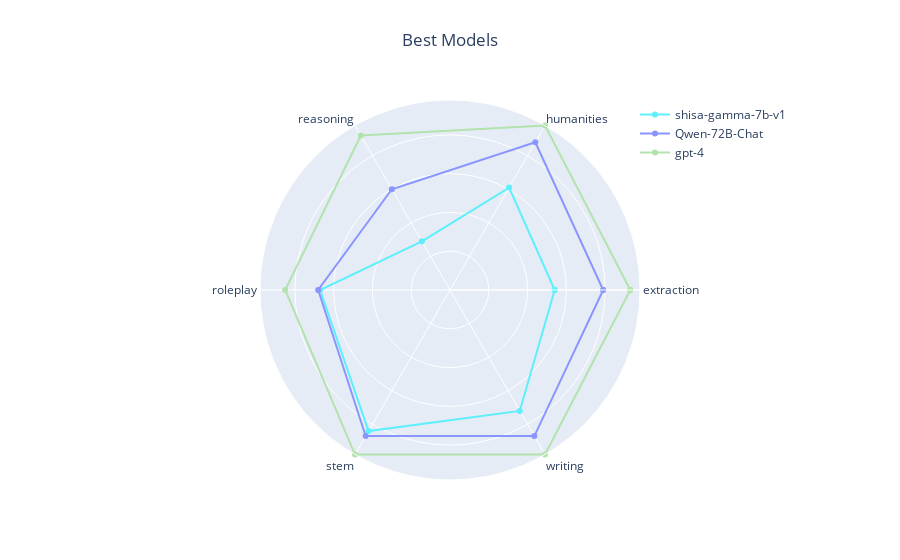

The code cell stored with this chart in its notebook:
### Code cell
plot_radar(df, 'Best Models',
[
    ('shisa-gamma-7b-v1', '#5df0fc'),
    ('Qwen-72B-Chat', '#8a95ff'),
    ('gpt-4', '#b3e3ac'),
])

### Figure 1 — Plotly figure (JSON) as saved in the notebook; plotly's stock layout.template omitted (floating-point values rounded to 4 significant figures)
{"data": [{"line": {"color": "#5df0fc"}, "name": "shisa-gamma-7b-v1", "r": [5.4, 6.1, 2.9, 6.7, 8.4, 7.2, 5.4], "theta": ["extraction", "humanities", "reasoning", "roleplay", "stem", "writing", "extraction"], "type": "scatterpolar"}, {"line": {"color": "#8a95ff"}, "name": "Qwen-72B-Chat", "r": [7.9, 8.8, 6, 6.8, 8.7, 8.7, 7.9], "theta": ["extraction", "humanities", "reasoning", "roleplay", "stem", "writing", "extraction"], "type": "scatterpolar"}, {"line": {"color": "#b3e3ac"}, "name": "gpt-4", "r": [9.3, 9.8, 9.2, 8.5, 9.8, 9.8, 9.3], "theta": ["extraction", "humanities", "reasoning", "roleplay", "stem", "writing", "extraction"], "type": "scatterpolar"}], "layout": {"autosize": true, "legend": {"orientation": "v", "x": 0.75, "y": 1}, "polar": {"angularaxis": {"type": "category"}, "radialaxis": {"autorange": false, "nticks": 5, "range": [0, 9.8], "showticklabels": false, "type": "linear", "visible": true}}, "showlegend": true, "title": {"text": "Best Models", "x": 0.5, "xanchor": "center", "y": 0.94, "yanchor": "top"}}}
